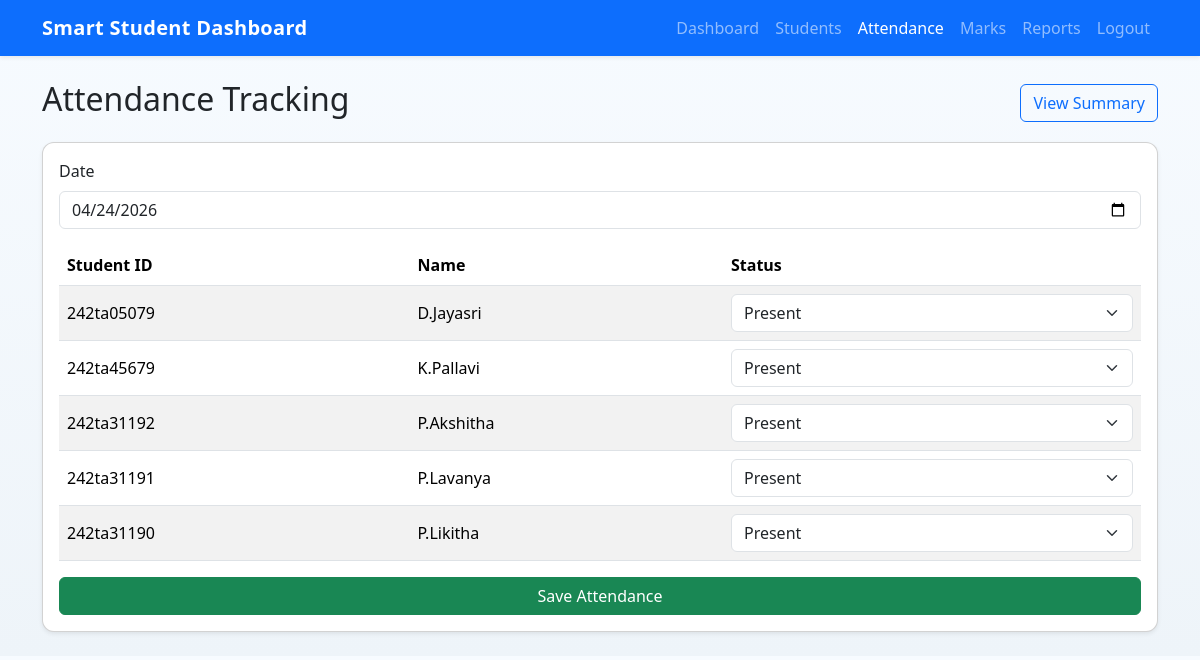
The app's page /attendance (signed in) with its own data.
### tables this page shows
CREATE TABLE students (
            id INTEGER PRIMARY KEY AUTOINCREMENT,
            student_id TEXT UNIQUE NOT NULL,
            user_id INTEGER,
            name TEXT NOT NULL,
            age INTEGER,
            department TEXT,
            email TEXT,
            phone TEXT,
            profile_photo TEXT,
            FOREIGN KEY (user_id) REFERENCES users (id)
        );

### app.py (the view, shortened to what this page needs)
@app.route("/attendance", methods=["GET", "POST"])
@login_required
@role_required("admin")
def attendance():
    db = get_db()
    students_list = db.execute("SELECT id, name, student_id FROM students ORDER BY name").fetchall()
    return render_template("attendance.html", students=students_list, today=date.today().isoformat())

### app.py (called while the page is built)
def get_db():
    if "db" not in g:
        g.db = sqlite3.connect(DATABASE)
        g.db.row_factory = sqlite3.Row
    return g.db

def login_required(view):
    @wraps(view)
    def wrapped(*args, **kwargs):
        if "user_id" not in session:
            flash("Please log in first.", "warning")
            return redirect(url_for("login"))
        return view(*args, **kwargs)
    return wrapped

def role_required(*roles):
    def decorator(view):
        @wraps(view)
        def wrapped(*args, **kwargs):
            if session.get("role") not in roles:
                flash("You do not have permission to access this page.", "danger")
                return redirect(url_for("index"))
            return view(*args, **kwargs)
        return wrapped
    return decorator

### templates/attendance.html (shortened to what this page needs)
{% extends 'base.html' %}
{% block content %}
<div class="d-flex justify-content-between align-items-center mb-3">
    <h2>Attendance Tracking</h2>
    <a class="btn btn-outline-primary" href="{{ url_for('attendance_summary') }}">View Summary</a>
</div>
<form method="post" class="card shadow-sm p-3">
    <div class="mb-3">
        <label class="form-label">Date</label>
        <input class="form-control" type="date" name="date" value="{{ today }}" required>
    </div>
    <div class="table-responsive">
        <table class="table table-striped align-middle">
            <thead>
                <tr>
                    <th>Student ID</th>
                    <th>Name</th>
                    <th>Status</th>
                </tr>
            </thead>
            <tbody>
                {% for student in students %}
                <tr>
                    <td>{{ student.student_id }}</td>
                    <td>{{ student.name }}</td>
                    <td>
                        <select name="status_{{ student.id }}" class="form-select" required>
                            <option value="Present">Present</option>
                        </select>
                    </td>
                </tr>
                {% endfor %}
            </tbody>
        </table>
    </div>
    <button class="btn btn-success" type="submit">Save Attendance</button>
</form>
{% endblock %}

### static/css/styles.css (style rules this page uses)
body { background: linear-gradient(180deg, #f7fbff, #eef4f9); }
.card { border-radius: 12px; }

### records on screen
students: student_id "242ta05079", name "D.Jayasri", id "Present"
students: student_id "242ta45679", name "K.Pallavi", id "Present"
students: student_id "242ta31192", name "P.Akshitha", id "Present"
students: student_id "242ta31191", name "P.Lavanya", id "Present"
students: student_id "242ta31190", name "P.Likitha", id "Present"
